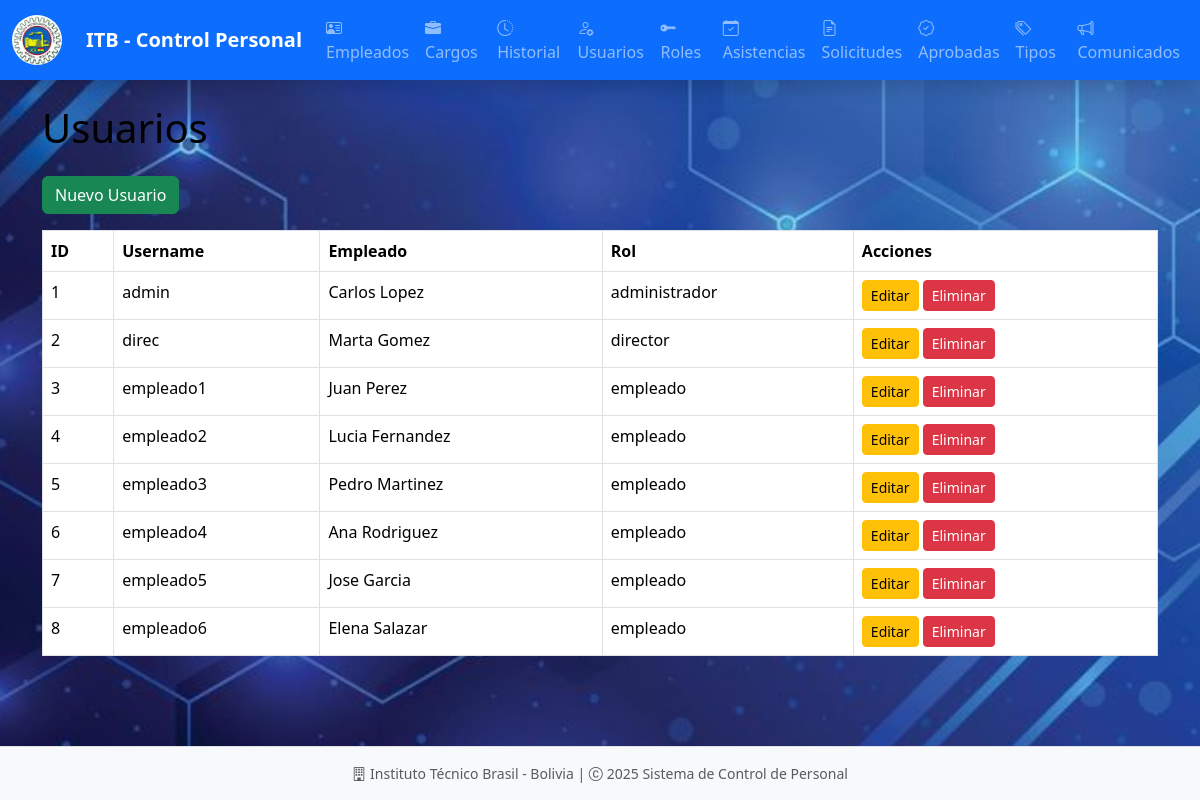
Screenshot of /usuarios/ with the database file from the repository.
### models/usuario_model.py (models this page shows, shortened)
class Usuario(db.Model):
    __tablename__ = "usuarios"
    id = db.Column(db.Integer, primary_key=True)
    username = db.Column(db.String(50), nullable=False, unique=True)
    password = db.Column(db.String(255), nullable=False)
    empleado_id = db.Column(db.Integer, db.ForeignKey('empleados.id'), nullable=False)
    rol_id = db.Column(db.Integer, db.ForeignKey('roles.id'), nullable=False)
    rol = db.relationship('Rol', back_populates='usuarios')
    empleado = db.relationship('Empleado', back_populates='usuarios')
    comunicados = db.relationship('Comunicado', back_populates='usuario', cascade='all, delete-orphan')
    historiales = db.relationship('Historial', back_populates='usuario', cascade='all, delete-orphan')
    @staticmethod
    def get_all():
        return Usuario.query.all()
    def delete(self):
        db.session.delete(self)
        db.session.commit()

### models/empleado_model.py (models this page shows, shortened)
class Empleado(db.Model):
    __tablename__ = "empleados"
    id = db.Column(db.Integer, primary_key=True)
    nombre = db.Column(db.String(255), nullable=False)
    apellido = db.Column(db.String(255), nullable=False)
    ci = db.Column(db.String(20), nullable=False, unique=True)
    email = db.Column(db.String(255), nullable=False, unique=True)
    telefono = db.Column(db.String(20), nullable=False)
    fecha = db.Column(db.DateTime, nullable=False, default=datetime.utcnow)
    cargo_id = db.Column(db.Integer, db.ForeignKey('cargos.id'), nullable=False)
    cargo = db.relationship('Cargo', back_populates='empleados')
    usuarios = db.relationship('Usuario', back_populates='empleado', uselist=False)
    asistencias = db.relationship('Asistencia', back_populates='empleado', cascade='all, delete-orphan')
    historial_laboral = db.relationship('Historial', back_populates='empleado', cascade='all, delete-orphan')
    licencias_aprobadas = db.relationship('LicenciaAprobada', back_populates='empleado', cascade='all, delete-orphan')
    solicitudes_licencia = db.relationship('SolicitudLicencia', back_populates='empleado', cascade='all, delete-orphan')
    def delete(self):
        db.session.delete(self)
        db.session.commit()

### models/rol_model.py (models this page shows, shortened)
class Rol(db.Model):
    __tablename__ = "roles"
    id = db.Column(db.Integer, primary_key=True)
    rol = db.Column(db.String(80), nullable=False)
    usuarios = db.relationship('Usuario', back_populates='rol', cascade='all, delete-orphan')
    def delete(self):
        db.session.delete(self)
        db.session.commit()

### controllers/usuario_controller.py (the view)
@usuario_bp.route("/")
def index():
    usuarios = Usuario.get_all()
    return usuario_view.list(usuarios)

### run.py (called while the page is built)
@app.context_processor
def inject_active_path():
    def is_active(path):
        return 'active' if request.path == path else ''
    return(dict(is_active = is_active))

### views/usuario_view.py (called while the page is built)
def list(usuarios):
    return render_template('admin/usuarios/index.html', usuarios=usuarios)

### templates/admin/usuarios/index.html (shortened to what this page needs)
{% extends 'admin/base.html' %}
{% block content %}
<h1 class="mb-4">Usuarios</h1>
<a href="{{ url_for('usuario.create') }}" class="btn btn-success mb-3">Nuevo Usuario</a>
<table class="table table-bordered">
    <thead>
        <tr>
            <th>ID</th>
            <th>Username</th>
            <th>Empleado</th>
            <th>Rol</th>
            <th>Acciones</th>
        </tr>
    </thead>
    <tbody>
        {% for user in usuarios %}
        <tr>
            <td>{{ user.id }}</td>
            <td>{{ user.username }}</td>
            <td>{{ user.empleado.nombre }} {{ user.empleado.apellido }}</td>
            <td>{{ user.rol.rol }}</td>
            <td>
                <a href="{{ url_for('usuario.edit', id=user.id) }}" class="btn btn-warning btn-sm">Editar</a>
                <a href="{{ url_for('usuario.delete', id=user.id) }}" class="btn btn-danger btn-sm" onclick="return confirm('¿Eliminar este usuario?')">Eliminar</a>
            </td>
        </tr>
        {% endfor %}
    </tbody>
</table>
{% endblock %}

### static/style/style_admin.css (style rules this page uses)
:root { --primary-color: #0d6efd; --secondary-color: #6c757d; --success-color: #198754; --info-color: #0dcaf0; --warning-color: #ffc107; --danger-color: #dc3545; --light-color: #f8f9fa; --dark-color: #212529; }
body { font-family: 'Segoe UI', Tahoma, Geneva, Verdana, sans-serif; background-image: url('../images/background.jpg'); background-size: cover; background-repeat: no-repeat; background-attachment: fixed; background-position: center; color: #000000; }

### rows the page displays
Usuario: id "1", username "admin", empleado.nombre "Carlos", empleado.apellido "Lopez", rol.rol "administrador"
Usuario: id "2", username "direc", empleado.nombre "Marta", empleado.apellido "Gomez", rol.rol "director"
Usuario: id "3", username "empleado1", empleado.nombre "Juan", empleado.apellido "Perez", rol.rol "empleado"
Usuario: id "4", username "empleado2", empleado.nombre "Lucia", empleado.apellido "Fernandez", rol.rol "empleado"
Usuario: id "5", username "empleado3", empleado.nombre "Pedro", empleado.apellido "Martinez", rol.rol "empleado"
Usuario: id "6", username "empleado4", empleado.nombre "Ana", empleado.apellido "Rodriguez", rol.rol "empleado"
Usuario: id "7", username "empleado5", empleado.nombre "Jose", empleado.apellido "Garcia", rol.rol "empleado"
Usuario: id "8", username "empleado6", empleado.nombre "Elena", empleado.apellido "Salazar", rol.rol "empleado"
